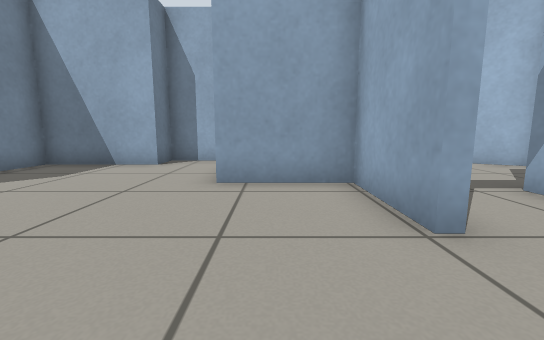
view 1 (above)

24 first-person views from a walk through a robot-simulator world made for Gazebo. The camera is 0.5 m above the floor, tilts 8° down and sees 90° across. The floor is counted in squares, 0.5 m on a side. Each view is taken from the middle of a square. On the plan, view 1 faces up. The plan holds only what a view shows up to about 11 squares ahead; the rest is blank.

view 2
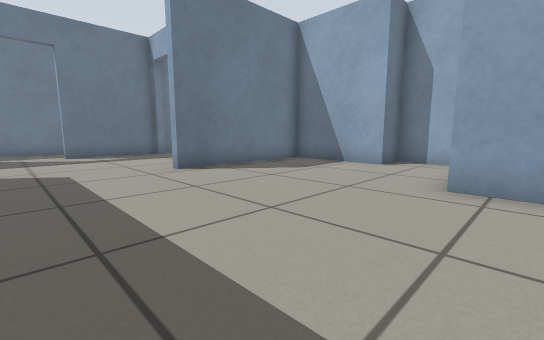

view 3
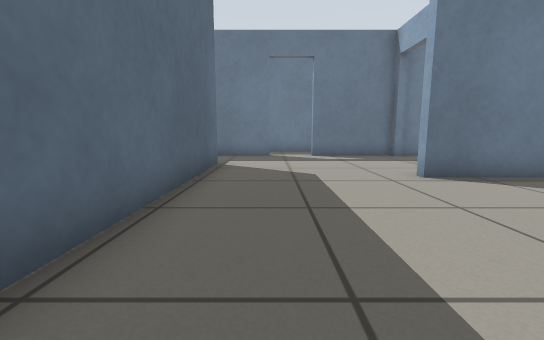

view 4
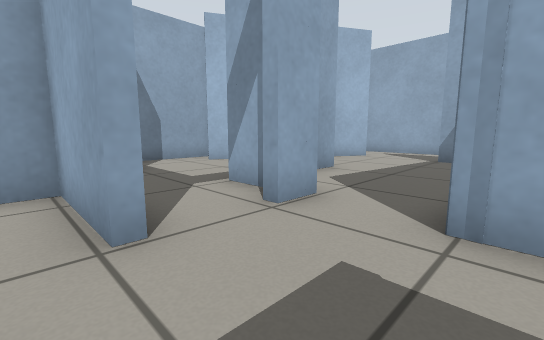

view 5
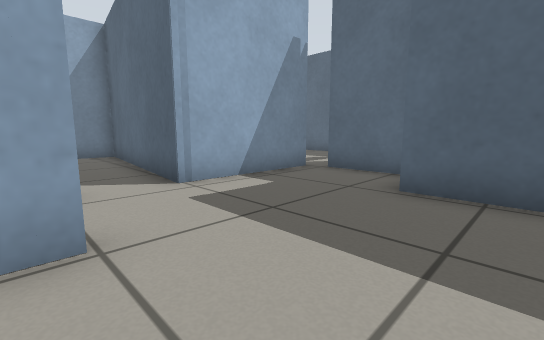

view 6
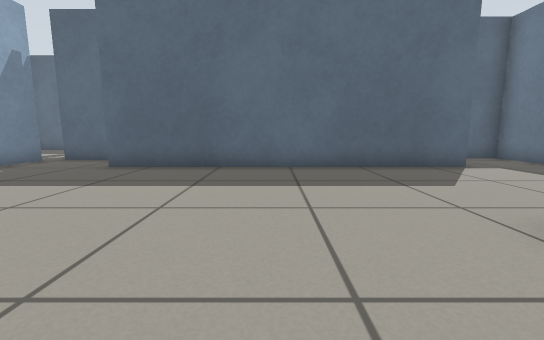

view 7
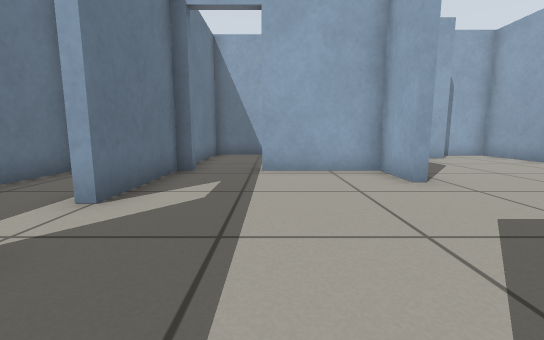

view 8
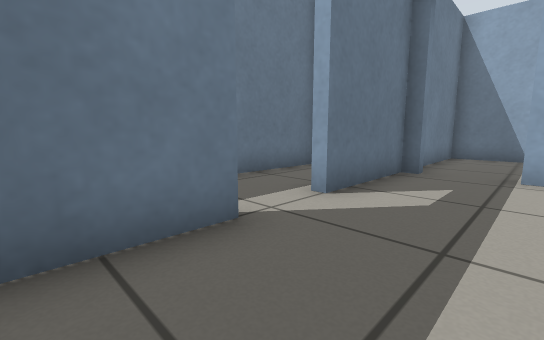

view 9
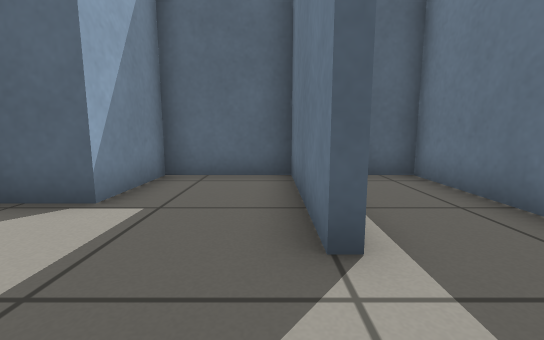

view 10
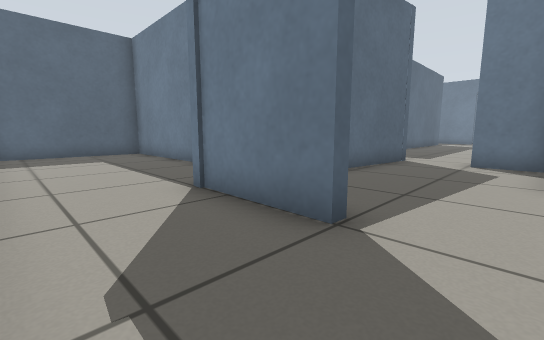

view 11
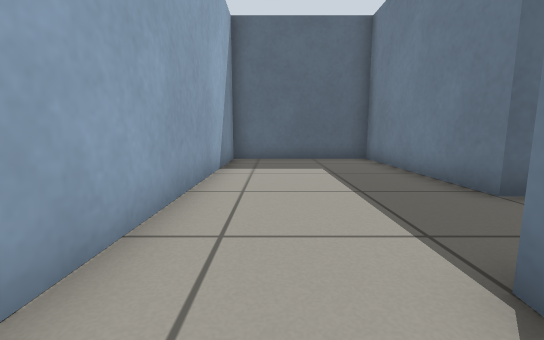

view 12
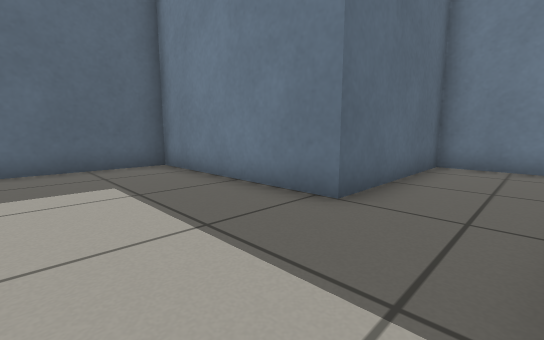

view 13
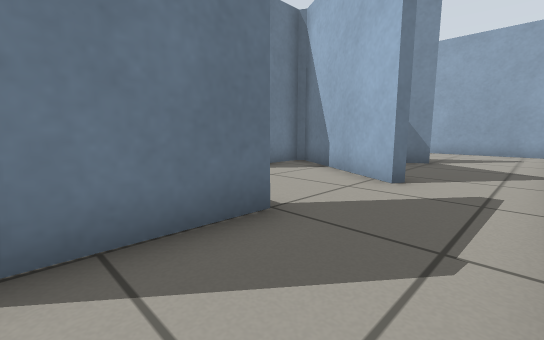

view 14
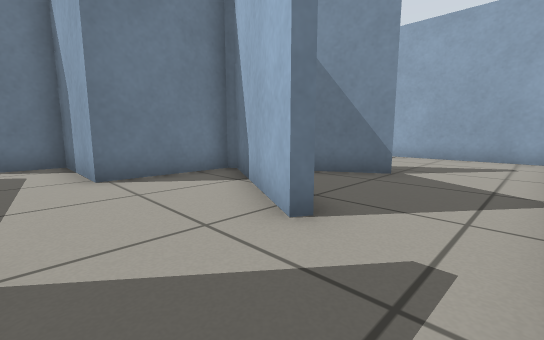

view 15
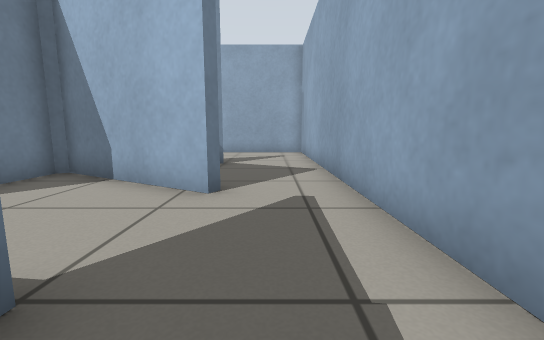

view 16
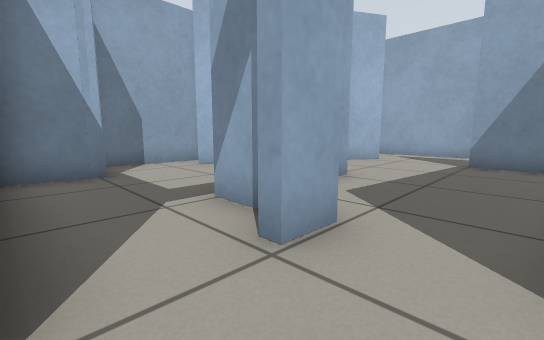

view 17
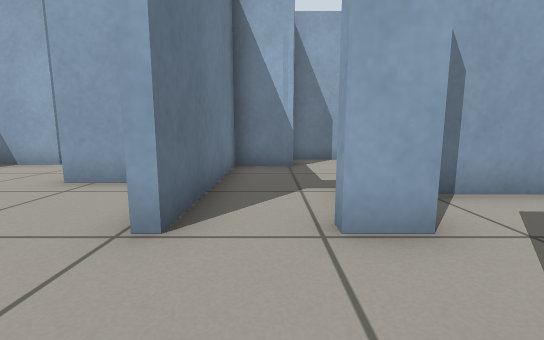

view 18
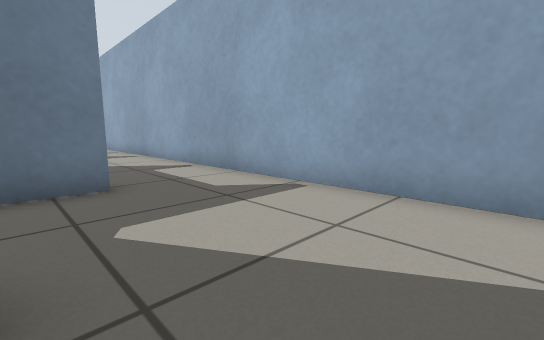

view 19
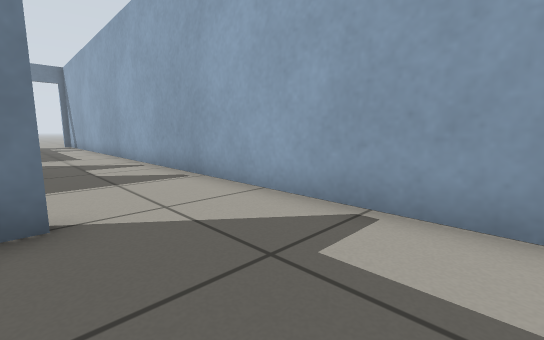

view 20
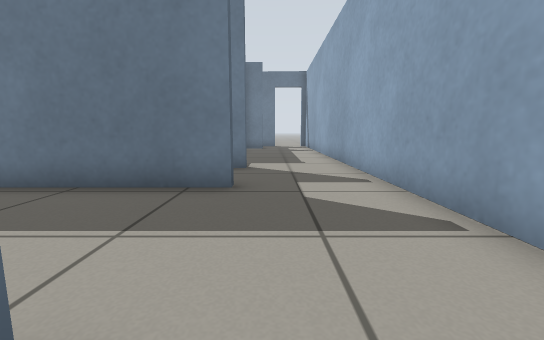

view 21
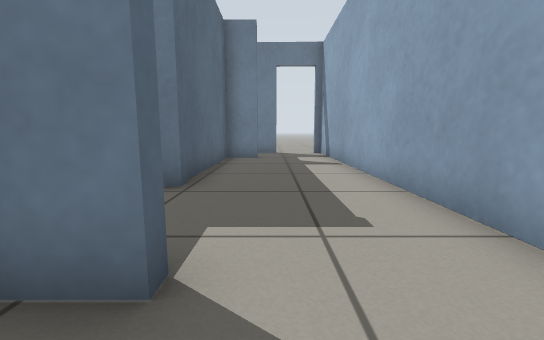

view 22
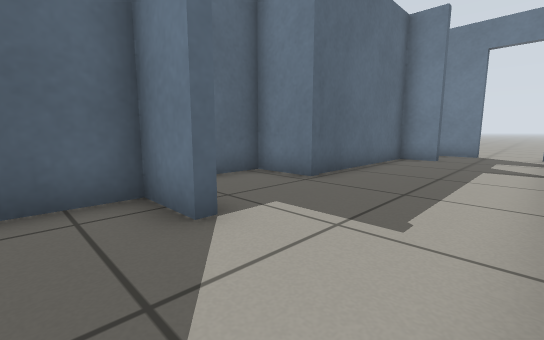

view 23
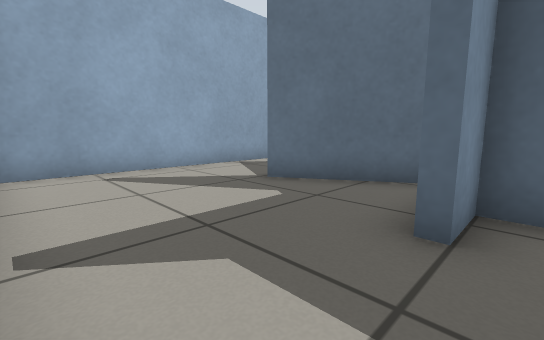

view 24
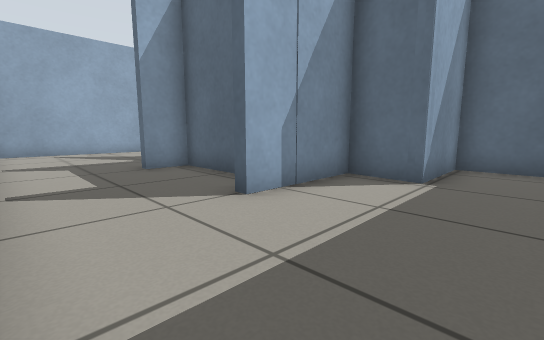

### Floor plan
Points are (right, up) in squares from view 1. A wall is a line through its corners. A room is listed if a view was taken in it or the views show most of it. See-through windows are left out.
Room 1 (views 1, 2, 3, 4, 5, 6, 7, 8, 9, 16, 17)
walls: (-7.2, 3.2) (-7.2, 5) (-10.3, 5); (1.6, 2.6) (1.6, 5.3) (-1.1, 5.3); (-1.1, 6.9) (-1.1, 9.5) (-3.5, 9.5) (-3.5, 8.3) (-6.9, 8.3) (-6.9, 3.3); (1.2, -3.6) (3.4, -3.6); (4, 0.2) (4, 0.6); (-12, 5) (-12.4, 5) (-12.4, 1.6); (-12.4, -0.1) (-12.4, -4.2) (-9.5, -4.2) (-9.5, -1.7) (0.8, -1.7); (4, -3.5) (4, 0.6)
low walls: (1.9, 2.6) (1.6, 2.6)
ways out: opening at (4.5, 1.5) to room 4; open door at (2.5, 3) to room 5; open door at (-11.5, 5) to room 6; open door at (-13, 0.5) to room 7; open door at (-6, -2)
Room 2 (views 10, 11, 12, 13, 14, 15)
walls: (11.5, -0.2) (11.5, -0.7); (11.2, 2.5) (11.5, 2.4) (11.5, -0.4); (14.4, 2.2) (14.4, 4.4); (4.3, -0.9) (4.3, -3.1) (9.5, -3.1) (9.5, -9.1) (14.4, -9.1) (14.4, -0.2); (12, 5.3) (10.9, 5.9)
ways out: opening at (13.5, 5.5) to room 3; opening at (11, 4) to room 4
Room 3 (views 18, 19, 20, 21, 22, 23, 24)
walls: (-0.8, 11.4) (-0.8, 7.1); (5.1, 10.1) (7.5, 10.1) (7.5, 11.4); (1.6, 8.3) (3.3, 8.1) (3.3, 11.4); (7.8, 11.4) (7.8, 9.9); (-3.9, 11.3) (-3.5, 11.3) (-3.5, 9.8) (-1.9, 9.8); (-0.1, 5.6) (1.6, 5.6) (1.6, 8.3) (2, 8.3); (8.7, 8.3) (11.4, 9.9); (11.5, 9.6) (9.8, 8.6); (14, 14.3) (-13.5, 14.3); (14.4, 4.4) (14.4, 14.1); (-12.9, 11.4) (-12.4, 11.4) (-12.4, 10.3) (-6.9, 10.3) (-6.9, 8.6) (-5.5, 8.6); (-14.9, 12.2) (-15, 10.9)
low walls: (3.6, 11.4) (3.6, 10.9)
ways out: opening at (13.5, 5.5) to room 2; open door at (-15, 13.5)
Room 4 (no view inside)
walls: (10.9, 5.9) (8, 7.6); (7.8, 7.5) (7.8, 4.3) (4.6, 4.3) (4.6, 2.6) (3.6, 2.6); (4, 0.6) (4.4, 0.6); (4, 0.6) (11.2, -0.2) (11.2, 2.5)
ways out: opening at (4.5, 1.5) to room 1; opening at (11, 4) to room 2
Room 5 (no view inside)
walls: (3.6, 7.7) (1.9, 7.9) (1.9, 2.6); (7.5, 7.9) (6.3, 8.6); (7.1, 9.7) (3.7, 9.7); (4.3, 3.5) (4.3, 4.6)
ways out: open door at (2.5, 3) to room 1
Room 6 (no view inside)
walls: (-10.4, 10) (-12.4, 10) (-12.4, 5.5)
ways out: open door at (-11.5, 5) to room 1
Room 7 (no view inside)
walls: (-15.1, 4.9) (-15.3, -4.2) (-14.1, -4.2)
ways out: open door at (-13, 0.5) to room 1

Positions as (right, up) in squares from view 1, and headings:
1: (0, 0), facing up
2: (0, 0), facing up-left
3: (-1, 0), facing left
4: (1, 0), facing up-right
5: (-1, 3), facing down-right
6: (-4, 6), facing down
7: (-10, -2), facing up
8: (-10, -2), facing up-left
9: (-12, 2), facing down
10: (14, 4), facing down-left
11: (13, 1), facing down
12: (13, -1), facing down-left
13: (14, 0), facing up-left
14: (14, 3), facing up-left
15: (13, 1), facing up
16: (2, 1), facing up-right
17: (3, 0), facing up
18: (13, 10), facing up-left
19: (7, 11), facing up-left
20: (4, 12), facing left
21: (-2, 12), facing left
22: (-2, 14), facing down-left
23: (7, 14), facing down-right
24: (0, 14), facing down-right
